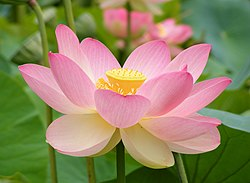
#> input picture hw2/input/lotus.jpg, 250 x 183 px, found by its file name
$ python hw_2_hand.py   (older library calls are emulated)
#> lines starting #> are read from the running program, lines starting #| are printed output that depends on the picture; after the words box and inside, x2 and y2 are one past the last pixel; in counts of white or black regions, pixels touching at a corner belong together
'''
Author: Leo lion24161582@gmail.com
Date: 2024-03-29 20:48:37
LastEditors: Leo lion24161582@gmail.com
LastEditTime: 2024-03-30 01:34:23
FilePath: \capstone\hw2\test.py
Description: 这是默认设置,请设置`customMade`, 打开koroFileHeader查看配置 进行设置: https://github.com/OBKoro1/koro1FileHeader/wiki/%E9%85%8D%E7%BD%AE
'''
import unittest
import numpy as np
import cv2

def filter(img, kernel):
    """
    對圖像應用濾波器。

    :param img: 輸入的灰度圖像，類型為 numpy ndarray。
    :param kernel: 應用於圖像的卷積核，類型為 numpy ndarray。
    :return: 新的經過濾波處理的圖像，類型為 numpy ndarray。
    """
    kernel_size = kernel.shape[0]
    r = kernel_size // 2
    height, width = img.shape[:2]
    padding_img = np.pad(img, ((r, r), (r, r)), 'reflect') # reflect 可以減少邊界誤差
    new_img = np.zeros_like(img)
    for y in range(height):
        for x in range(width):
            region = padding_img[y:y+kernel_size, x:x+kernel_size]
            conv = np.sum(np.multiply(region, kernel))
            new_img[y, x] = conv
    return new_img
def get_guass_kernel(kernel_size, sigma):
    """
    生成高斯核。

    :param kernel_size: 高斯核的大小，類型為整數(3、5、7 等奇數)。
    :param sigma: 高斯核的標準差。
    :return: 生成的高斯核，類型為 numpy ndarray。
    """
    r = int(kernel_size//2)
    kernel = np.zeros((kernel_size, kernel_size))
    for y in range(0-r,0+r+1):
        for x in range(0-r,0+r+1):
            kernel[y+1,x+1] = 1/(2*np.pi*(sigma**2))*np.exp(-(x**2+y**2)/(2*(sigma**2)))
    # 正規化 讓總和為1
    sum_of_kernel = np.sum(kernel)
    kernel = kernel / sum_of_kernel
    return kernel
def non_maximum_suppression(G, angle):
    """
    非極大值抑制，用於邊緣細化。

    :param G: 梯度幅值圖像，類型為 numpy ndarray。
    :param angle: 梯度方向圖像，以度為單位，類型為 numpy ndarray。
    :return: 經過非極大值抑制處理的圖像，類型為 numpy ndarray。
    """
    M, N = G.shape
    Z = np.zeros_like(G)
    for y in range(1,M-1):
        for x in range(1,N-1):
            try:
                q = 255
                r = 255
                # 取得theta 對應方向的鄰居q,r數值大小
                if (0<=angle[y,x]<22.5) or (157.5<=angle[y,x]<=180):
                    q = G[y,x-1]
                    r = G[y,x+1]
                elif (22.5<=angle[y,x]<67.5):
                    q = G[y-1,x+1]
                    r = G[y+1,x-1]
                elif (67.5<=angle[y,x]<112.5):
                    q = G[y-1,x]
                    r = G[y+1,x]
                elif (112.5<=angle[y,x]<157.5):
                    q = G[y-1,x-1]
                    r = G[y+1,x+1]

                # 比較 如果當前點比鄰居大 這個點設為有數值(代表是邊緣)
                if (G[y,x]>=q) and (G[y,x]>=r):
                    Z[y,x] = G[y,x]
                else:# 否則數值為0
                    Z[y,x] = 0

            except IndexError as e:
                pass
    return Z
def apply_double_threshold(G, low_threshold, high_threshold):
    """
    應用雙閾值算法進行邊緣檢測。
    規則:
        1. 強邊緣設置為255
        2. 弱邊緣若在強邊緣旁視為強邊緣 設置為255
        3. 低於弱邊緣的數值設為0

    :param G: 梯度幅值圖像，類型為 numpy ndarray。
    :param low_threshold: 低閾值，用於識別弱邊緣。
    :param high_threshold: 高閾值，用於識別強邊緣。
    :return: 經過雙閾值處理的圖像，類型為 numpy ndarray。
    """
    M,N=G.shape[0:2]
    strong_edge = np.zeros_like(G)
    weak_edge = np.zeros_like(G)
    strong_edge[G>=high_threshold] = 1
    weak_edge[(G<high_threshold) & (G>=low_threshold)] = 1 #界於之間的訊號設為弱訊號
    for y in range(1,M):
        for x in range(1,N):
            if weak_edge[y, x] == 1:
                region = strong_edge[y-1:y+2, x-1:x+2]
                if np.any(region > 0):  # 弱邊緣附近有強邊緣
                    strong_edge[y, x] = 1  # 升級成強邊緣
    return strong_edge*255
if __name__ == "__main__":
    # import os
    # print(os.getcwd())
    # print(os.path.exists('.\\input\\brick.jpg'))

    # 加載圖像並轉成灰階
    img = cv2.imread('.\\input\\lotus.jpg', cv2.IMREAD_GRAYSCALE)
#> img: shape (183, 250); min 0, max 255, mean 133
    img_float = img.astype(np.float32)#float32避免運算時溢出
    # 高斯濾除雜訊
    gussian = get_guass_kernel(kernel_size=3,sigma=0.3)
    filtered_img = filter(img_float, gussian)
#> in filter, `padding_img = np.pad(img, ((r, r), (r, r)), 'reflect')`:
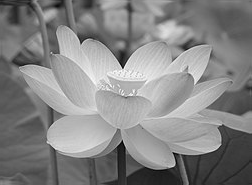
#> padding_img: shape (185, 252) float32; min 0, max 255, mean 132.2
    # Sobel Operator
    sobel_x = np.array([[-1, 0, 1], [-2, 0, 2], [-1, 0, 1]], dtype=np.float32)#float32避免運算時溢出
    sobel_y = np.array([[-1, -2, -1], [0, 0, 0], [1, 2, 1]], dtype=np.float32)#float32避免運算時溢出
    Gx = filter(filtered_img, sobel_x)
#> after the loop in filter (call 2), `for y in range(height):`:
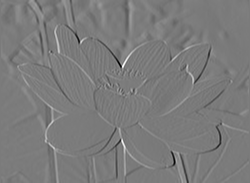
#> new_img: shape (183, 250) float32; min -738.3, max 782.9, mean -0.1; drawn with min black and max white
    Gy = filter(filtered_img, sobel_y)
#> after the loop in filter (call 3), `for y in range(height):`:
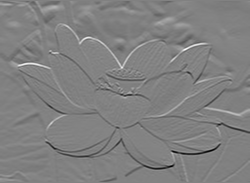
#> new_img: shape (183, 250) float32; min -700.9, max 682.6, mean -1.9; drawn with min black and max white
    # Gradient Magnitude and Theta
    G = np.sqrt(Gx**2 + Gy**2)
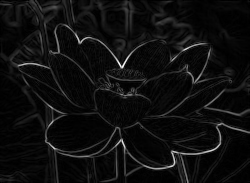
#> G: shape (183, 250) float32; min 3.81e-06, max 855.5, mean 49.8; drawn with min black and max white
    theta = np.arctan2(Gy, Gx) * 180 / np.pi #逕度轉度數
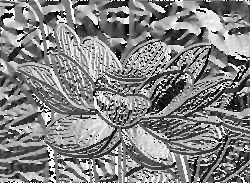
#> theta: shape (183, 250) float32; min -180, max 180, mean 5.9; drawn with min black and max white
    # 非極大值抑制=>邊緣細化
    non_maximum_suppression_img = non_maximum_suppression(G,theta)
#> after the loop in non_maximum_suppression, `for y in range(1,M-1):`:
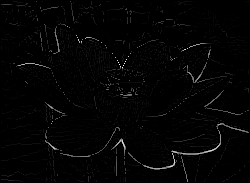
#> Z: shape (183, 250) float32; min 0, max 855.5, mean 13.5; drawn with min black and max white
    # 雙閥值檢測=>保留強邊緣與強邊緣周遭訊號
    threshold_img = apply_double_threshold(G, 100, 200)
#> after the loop in apply_double_threshold, `for y in range(1,M):`:
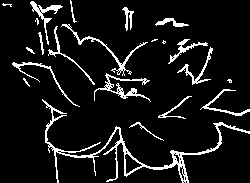
#> strong_edge: shape (183, 250) float32; values 0 (black) and 1 (white), 8.7% white in thin lines or dots
#> threshold_img: shape (183, 250) float32; 8.7% white in thin lines or dots
    cv2.imshow('Original Image', img)
    # [5 lines of commented-out code are left out]
    cv2.imshow('threshold_img', threshold_img)
    cv2.waitKey(0)
    cv2.destroyAllWindows()

$ run again, with hw2/input/brick.jpg copied over hw2/input/lotus.jpg
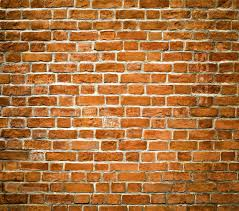
#> input picture hw2/input/brick.jpg, 239 x 211 px, found by its file name
#> after the loop in non_maximum_suppression, `for y in range(1,M-1):`:
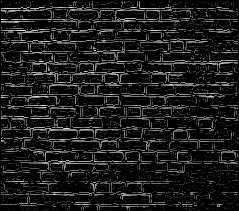
#> Z: shape (211, 239) float32; min 0, max 815.7, mean 83; drawn with min black and max white
#> after the loop in apply_double_threshold, `for y in range(1,M):`:
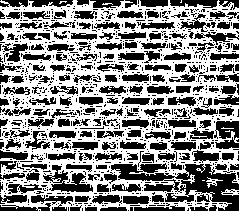
#> strong_edge: shape (211, 239) float32; values 0 (black) and 1 (white), 52.9% white; 1101 black regions (905 under 20 px), largest, box (x1, y1, x2, y2) and area: (111, 163, 239, 211) 2586, (43, 165, 93, 192) 603, (214, 121, 239, 149) 497
